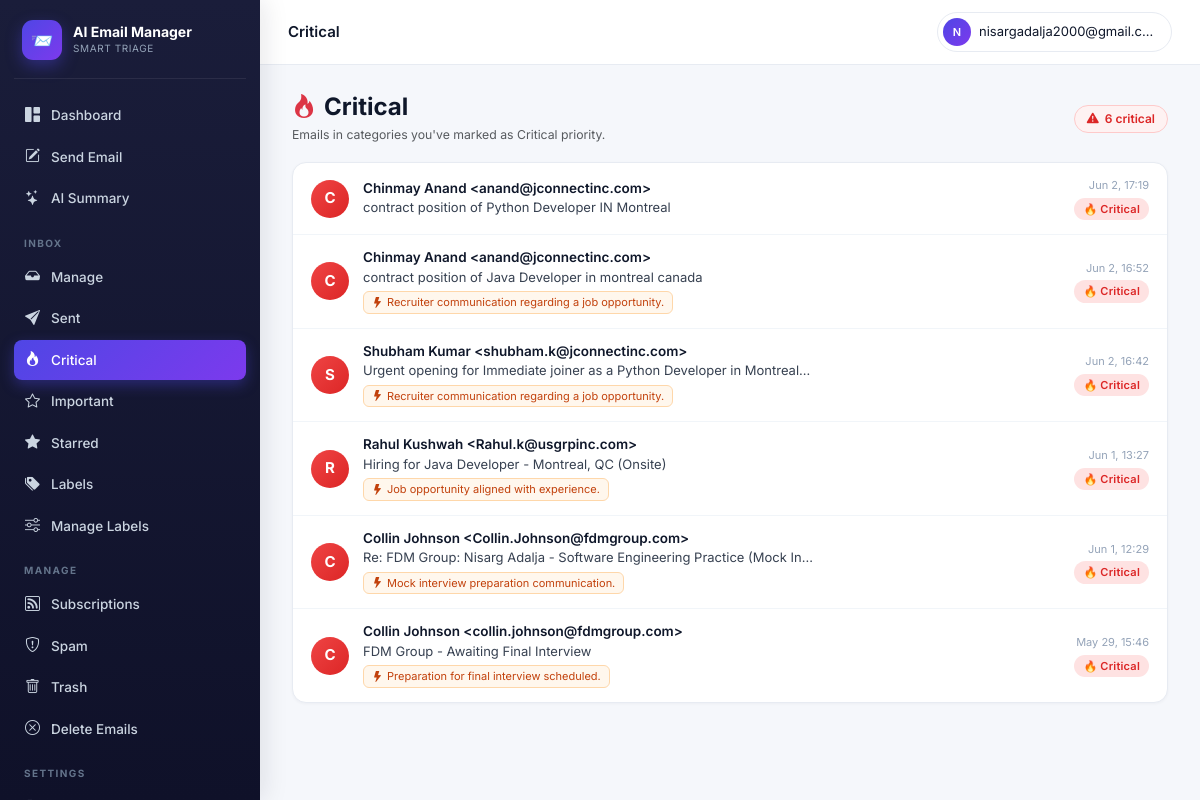
The page /accounts/urgent/ (signed in) on the database its author committed.
### accounts/models.py (models this page shows)
class ClassifiedEmail(models.Model):
    user            = models.ForeignKey(User, on_delete=models.CASCADE, related_name="classified_emails")
    gmail_id        = models.CharField(max_length=64)
    thread_id       = models.CharField(max_length=64, blank=True)
    subject         = models.CharField(max_length=500, blank=True)
    sender          = models.CharField(max_length=300, blank=True)
    sender_email    = models.CharField(max_length=200, blank=True)
    snippet         = models.TextField(blank=True)
    received_at     = models.DateTimeField(null=True, blank=True)
    category        = models.ForeignKey(EmailCategory, on_delete=models.SET_NULL, null=True, blank=True)
    custom_category = models.ForeignKey(UserCustomCategory, on_delete=models.SET_NULL, null=True, blank=True)
    importance      = models.IntegerField(default=3)
    is_urgent       = models.BooleanField(default=False)
    is_event        = models.BooleanField(default=False)
    event_when      = models.CharField(max_length=120, blank=True)
    reason          = models.TextField(blank=True)
    action_taken    = models.CharField(max_length=16, default="kept")
    unsubscribe_url = models.URLField(max_length=1000, blank=True)
    classified_at   = models.DateTimeField(auto_now_add=True)
    class Meta:
        unique_together = [("user", "gmail_id")]
        indexes = [models.Index(fields=["user", "-received_at"])]

### accounts/views.py (the view)
# urls.py: path("urgent/",           views.urgent_view,     name="urgent"),
@login_required
def urgent_view(request):
    from .models import UserCategoryPreference
    critical_cat_ids = UserCategoryPreference.objects.filter(
        user=request.user, tier="critical"
    ).values_list("category_id", flat=True)
    qs = (ClassifiedEmail.objects.filter(user=request.user, category__in=critical_cat_ids)
          .select_related("category").order_by("-received_at")[:100])
    return render(request, "urgent.html", {"emails": qs})

### accounts/context_processors.py (called while the page is built)
def active_job(request):
    if not request.user.is_authenticated:
        return {}
    job = (ClassificationJob.objects
           .filter(user=request.user, status__in=["pending", "running"])
           .order_by("-id").first())
    return {"global_active_job": job}

### templates/urgent.html (shortened to what this page needs)
{% extends "base.html" %}{% block title %}Critical{% endblock %}
{% block topbar_title %}Critical{% endblock %}
{% block body %}
<div class="urg-header">
  <div>
    <h4 class="mb-1 fw-bold" style="color:#0f172a"><i class="bi bi-fire text-danger me-2"></i>Critical</h4>
    <p class="text-muted small mb-0">Emails in categories you've marked as Critical priority.</p>
  </div>
  {% if emails %}
    <span class="urg-count"><i class="bi bi-exclamation-triangle-fill"></i>{{ emails|length }} critical</span>
  {% endif %}
</div>
<div class="card-modern p-0">
  <ul class="elist">
    {% for e in emails %}
      <li class="elist-item" onclick="window.location='{% url 'email_detail' e.gmail_id %}?back=urgent'">
        <div class="elist-avatar" style="background:linear-gradient(135deg,#ef4444,#dc2626)">{{ e.sender|slice:":1"|upper }}</div>
        <div class="elist-body">
          <div class="elist-sender">{{ e.sender|truncatechars:45 }}</div>
          <div class="elist-subject">{{ e.subject|truncatechars:70 }}</div>
          {% if e.reason %}
            <span class="reason-chip"><i class="bi bi-lightning-fill me-1"></i>{{ e.reason|truncatechars:80 }}</span>
          {% endif %}
        </div>
        <div class="elist-meta">
          <span class="elist-time local-ts" data-ts="{{ e.received_at|date:'c' }}">{{ e.received_at|date:"M d, H:i" }}</span>
          <span class="badge-tier tier-critical">🔥 Critical</span>
        </div>
      </li>
    {% empty %}
      <li class="elist-empty">
        <i class="bi bi-check-circle-fill text-success"></i>
        <strong>No critical emails right now</strong>
        <p class="small mt-1 mb-0">Nothing in your Critical-tier categories at the moment.</p>
      </li>
    {% endfor %}
  </ul>
</div>
{% endblock %}

### templates/base.html (shortened to what this page needs)
{% load static %}
<!doctype html>
<html lang="en">
<head>
<link href="https://cdn.jsdelivr.net/npm/bootstrap@5.3.3/dist/css/bootstrap.min.css" rel="stylesheet">
<link href="https://cdn.jsdelivr.net/npm/bootstrap-icons@1.11.3/font/bootstrap-icons.css" rel="stylesheet">
</head>
<body>
<div class="app-shell">
  <aside class="sidebar" id="sidebar">
    <div class="brand">
      <div class="brand-logo">📨</div>
      <div>
        <div class="brand-name">AI Email Manager</div>
        <div class="brand-sub">Smart triage</div>
      </div>
    </div>
    <nav>
      <a class="side-link {% if request.resolver_match.url_name == 'dashboard' %}active{% endif %}" href="{% url 'dashboard' %}">
        <i class="bi bi-grid-1x2-fill"></i> Dashboard
      </a>
      <button class="side-link" style="background:none;border:none;width:100%;cursor:pointer;text-align:left"
              onclick="openComposeModal()">
        <i class="bi bi-pencil-square"></i> Send Email
      </button>
      <a class="side-link {% if request.resolver_match.url_name == 'email_summary' %}active{% endif %}" href="{% url 'email_summary' %}">
        <i class="bi bi-stars"></i> AI Summary
      </a>
      <div class="side-section">Inbox</div>
      <a class="side-link {% if request.resolver_match.url_name == 'manage_emails' %}active{% endif %}" href="{% url 'manage_emails' %}">
        <i class="bi bi-inbox-fill"></i> Manage
      </a>
      <a class="side-link {% if request.resolver_match.url_name == 'sent' %}active{% endif %}" href="{% url 'sent' %}">
        <i class="bi bi-send-fill"></i> Sent
      </a>
      <a class="side-link {% if request.resolver_match.url_name == 'urgent' %}active{% endif %}" href="{% url 'urgent' %}">
        <i class="bi bi-fire"></i> Critical
      </a>
      <a class="side-link {% if request.resolver_match.url_name == 'important' %}active{% endif %}" href="{% url 'important' %}">
        <i class="bi bi-star"></i> Important
      </a>
      <a class="side-link {% if request.resolver_match.url_name == 'starred' %}active{% endif %}" href="{% url 'starred' %}">
        <i class="bi bi-star-fill"></i> Starred
      </a>
      <a class="side-link {% if request.resolver_match.url_name == 'labels' %}active{% endif %}" href="{% url 'labels' %}">
        <i class="bi bi-tags-fill"></i> Labels
      </a>
      <a class="side-link {% if request.resolver_match.url_name == 'manage_labels' %}active{% endif %}" href="{% url 'manage_labels' %}">
        <i class="bi bi-sliders"></i> Manage Labels
      </a>
      <div class="side-section">Manage</div>
      <a class="side-link {% if request.resolver_match.url_name == 'subscriptions' %}active{% endif %}" href="{% url 'subscriptions' %}">
        <i class="bi bi-rss"></i> Subscriptions
      </a>
      <a class="side-link {% if request.resolver_match.url_name == 'spam' %}active{% endif %}" href="{% url 'spam' %}">
        <i class="bi bi-shield-exclamation"></i> Spam
      </a>
      <a class="side-link {% if request.resolver_match.url_name == 'trash' %}active{% endif %}" href="{% url 'trash' %}">
        <i class="bi bi-trash"></i> Trash
      </a>
      <a class="side-link {% if request.resolver_match.url_name == 'delete_emails' %}active{% endif %}" href="{% url 'delete_emails' %}">
        <i class="bi bi-x-circle"></i> Delete Emails
      </a>
      <div class="side-section">Settings</div>
      <a class="side-link {% if request.resolver_match.url_name == 'categories' %}active{% endif %}" href="{% url 'categories' %}">
      </a>
    </nav>
  </aside>
  <div class="main-wrap">
    <header class="topbar">
      <div class="topbar-left">
        <div class="topbar-title">{% block topbar_title %}{% endblock %}</div>
      </div>
      <div class="topbar-right">
        <div class="dropdown">
          <button class="user-chip dropdown-toggle" data-bs-toggle="dropdown" aria-expanded="false">
            <span class="user-avatar">{{ user.email|slice:":1"|upper }}</span>
            <span class="d-none d-sm-inline" style="max-width:180px;overflow:hidden;text-overflow:ellipsis;white-space:nowrap">{{ user.email }}</span>
          </button>
        </div>
      </div>
    </header>
    <main class="main">
      {% block body %}{% endblock %}
    </main>
  </div>
</div>
</body>
</html>

### templates/base.html (style rules this page uses)
:root { --bg:#f5f7fb;--surface:#fff;--border:#e7ebf2; --text:#0f172a;--muted:#64748b; --primary:#4f46e5;--primary-2:#4338ca;--primary-light:#eef2ff; --critical:#dc2626;--important:#f59e0b;--normal:#3b82f6;--low:#94a3b8;--ignore:#475569; --gradient:linear-gradient(135deg,#667eea 0%,#764ba2 100%); --gradient-2:linear-gradient(135deg,#4f46e5 0%,#7c3aed 100%); --sidebar-w:260px; }
* { box-sizing:border-box }
html,body { margin:0;padding:0 }
body { font-family:'Inter',-apple-system,BlinkMacSystemFont,'Segoe UI',sans-serif;background:var(--bg);color:var(--text);font-size:14px;line-height:1.5;-webkit-font-smoothing:antialiased }
.app-shell { display:flex;min-height:100vh }
.sidebar { width:var(--sidebar-w);background:linear-gradient(180deg,#1a1d3a 0%,#0f1129 100%);color:#cbd5e1;padding:20px 14px 60px;flex-shrink:0;position:fixed;top:0;left:0;height:100vh;overflow-y:auto;-webkit-overflow-scrolling:touch;overscroll-behavior:contain;z-index:200;transition:transform .25s ease;box-shadow:4px 0 24px rgba(15,23,42,.1) }
.main-wrap { flex:1;min-width:0;background:var(--bg);margin-left:var(--sidebar-w);transition:margin-left .25s ease }
.brand { display:flex;align-items:center;gap:11px;padding:0 8px 18px;border-bottom:1px solid rgba(255,255,255,.08);margin-bottom:16px }
.brand-logo { width:40px;height:40px;background:var(--gradient-2);border-radius:11px;display:grid;place-items:center;font-size:18px;flex-shrink:0;box-shadow:0 6px 16px rgba(79,70,229,.4) }
.brand-name { color:#fff;font-weight:700;font-size:14px;line-height:1.2 }
.brand-sub { color:#94a3b8;font-size:10px;letter-spacing:.06em;text-transform:uppercase;margin-top:1px }
.side-section { color:#64748b;font-size:10px;letter-spacing:.14em;text-transform:uppercase;padding:16px 10px 6px;font-weight:700 }
.side-link { display:flex;align-items:center;gap:10px;color:#cbd5e1;text-decoration:none;padding:9px 10px;border-radius:8px;font-size:13.5px;font-weight:500;transition:all .15s;margin-bottom:1px }
.side-link i { font-size:15px;width:17px;text-align:center;flex-shrink:0 }
.side-link.active { background:var(--gradient-2);color:#fff;box-shadow:0 5px 14px rgba(79,70,229,.38) }
.topbar { display:flex;align-items:center;justify-content:space-between;background:#fff;border-bottom:1px solid var(--border);padding:12px 28px;position:sticky;top:0;z-index:100;gap:12px }
.topbar-left { display:flex;align-items:center;gap:14px }
.topbar-title { font-weight:600;font-size:15px;color:var(--text) }
.topbar-right { display:flex;align-items:center;gap:10px }
.user-chip { display:flex;align-items:center;gap:8px;background:#fff;border:1px solid var(--border);padding:5px 12px 5px 5px;border-radius:30px;cursor:pointer;font-size:13px;color:var(--text);transition:all .15s }
.user-chip::after { display:none }
.user-avatar { width:28px;height:28px;border-radius:50%;background:var(--gradient-2);color:#fff;font-weight:600;display:grid;place-items:center;font-size:11px;flex-shrink:0 }
.main { padding:28px 32px;max-width:1400px }
.card-modern { background:#fff;border:1px solid var(--border);border-radius:14px;padding:22px;box-shadow:0 1px 3px rgba(15,23,42,.04) }
.elist { list-style:none;margin:0;padding:0 }
.elist-item { display:flex;align-items:center;gap:14px;padding:14px 18px;border-bottom:1px solid #f1f5f9;cursor:pointer;transition:background .13s;text-decoration:none;color:inherit }
.elist-item:last-child { border-bottom:0 }
.elist-avatar { width:38px;height:38px;border-radius:50%;display:grid;place-items:center;font-weight:700;font-size:15px;flex-shrink:0;text-transform:uppercase;color:#fff }
.elist-body { flex:1;min-width:0 }
.elist-sender { font-weight:600;font-size:13.5px;color:#0f172a;line-height:1.3;white-space:nowrap;overflow:hidden;text-overflow:ellipsis }
.elist-subject { font-size:13px;color:#374151;margin-top:1px;white-space:nowrap;overflow:hidden;text-overflow:ellipsis }
.elist-meta { flex-shrink:0;text-align:right;display:flex;flex-direction:column;align-items:flex-end;gap:4px }
.elist-time { font-size:11px;color:#94a3b8;white-space:nowrap }
.badge-tier { display:inline-block;font-size:11px;padding:3px 9px;border-radius:20px;font-weight:600;letter-spacing:.02em }
.tier-critical { background:#fee2e2;color:var(--critical) }

### rows shown on the page
ClassifiedEmail: sender "C", sender "Chinmay Anand <anand@jconnectinc.com>", subject "contract position of Python Developer IN Montreal"
ClassifiedEmail: sender "C", sender "Chinmay Anand <anand@jconnectinc.com>", subject "contract position of Java Developer in montreal canada", reason "Recruiter communication regarding a job opportunity."
ClassifiedEmail: sender "S", sender "Shubham Kumar <shubham.k@jconnectinc.com>", subject "Urgent opening for Immediate joiner as a Python Developer in Montreal…", reason "Recruiter communication regarding a job opportunity."
ClassifiedEmail: sender "R", sender "Rahul Kushwah <Rahul.k@usgrpinc.com>", subject "Hiring for Java Developer - Montreal, QC (Onsite)", reason "Job opportunity aligned with experience."
ClassifiedEmail: sender "C", sender "Collin Johnson <Collin.Johnson@fdmgroup.com>", subject "Re: FDM Group: Nisarg Adalja - Software Engineering Practice (Mock In…", reason "Mock interview preparation communication."
ClassifiedEmail: sender "C", sender "Collin Johnson <collin.johnson@fdmgroup.com>", subject "FDM Group - Awaiting Final Interview", reason "Preparation for final interview scheduled."

### other values the page prints
{{ user.email|slice:":1"|upper }} "N"
{{ user.email }} "nisargadalja2000@gmail.c…"
{{ emails|length }} "6"
